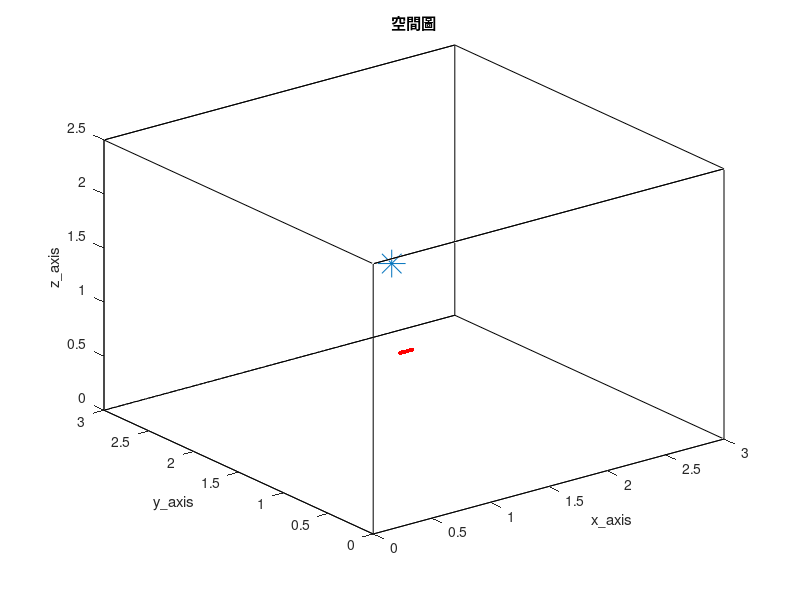

Reproduce this figure in MATLAB. (Note: this script raises an error after producing the figure.)
clc; clear;
close all;

% 加入資料夾 %
addpath('wpe_v1.33')

tic

%% RIR parameter %%
SorNum = 1;                                              % source number
%%%%%%%%%%%%%%%%%%%%%%%%%%%%%%%%%%%%%%%%%%%%%%%%%%%%%%%%%%%%%%%%%%%%%%%%%%%%%%%%%%%%%%%%%%%%%%%%%%
MicNum = 6;                                             % number of microphone
%%%%%%%%%%%%%%%%%%%%%%%%%%%%%%%%%%%%%%%%%%%%%%%%%%%%%%%%%%%%%%%%%%%%%%%%%%%%%%%%%%%%%%%%%%%%%%%%%%
c = 343;                                                 % Sound velocity (m/s)
fs = 16000;                                              % Sample frequency (samples/s)
Ts = 1/fs;                                               % Sample period (s)

% ULA %
MicStart = [1, 1, 1];
%%%%%%%%%%%%%%%%%%%%%%%%%%%%%%%%%%%%%%%%%%%%%%%%%%%%%%%%%%%%%%%%%%%%%%%%%%%%%%%%%%%%%%%%%%%%%%%%%%
spacing = 0.02;
%%%%%%%%%%%%%%%%%%%%%%%%%%%%%%%%%%%%%%%%%%%%%%%%%%%%%%%%%%%%%%%%%%%%%%%%%%%%%%%%%%%%%%%%%%%%%%%%%%
MicPos = zeros(MicNum, 3);
for i = 1:MicNum
    MicPos(i, :) = [MicStart(1, 1)+(i-1)*spacing, MicStart(1, 2), MicStart(1, 3)];
end

SorPos = [2, 2.4, 1];                                % source position (m)
room_dim = [3, 3, 2.5];                              % Room dimensions [x y z] (m)
%%%%%%%%%%%%%%%%%%%%%%%%%%%%%%%%%%%%%%%%%%%%%%%%%%%%%%%%%%%%%%%%%%%%%%%%%%%%%%%%%%%%%%%%%%%%%%%%%%
reverberation_time = 0.1;                               % Reverberation time (s)
points_rir = 1024;                                        % Number of rir points (需比 reverberation time 還長)
look_mic = 1;
%%%%%%%%%%%%%%%%%%%%%%%%%%%%%%%%%%%%%%%%%%%%%%%%%%%%%%%%%%%%%%%%%%%%%%%%%%%%%%%%%%%%%%%%%%%%%%%%%%
mtype = 'omnidirectional';                               % Type of microphone
order = -1;                                              % -1 equals maximum reflection order!
dim = 3;                                                 % Room dimension
orientation = 0;                                         % Microphone orientation (rad)
hp_filter = 1;                                           % Disable high-pass filter

% 畫空間圖 %
figure(1);
plot3( [0 room_dim(1, 1) room_dim(1, 1) 0 0 0 room_dim(1, 1) room_dim(1, 1) 0 0 room_dim(1, 1) room_dim(1, 1) 0 0 room_dim(1, 1) room_dim(1, 1)], ...
       [0 0 room_dim(1, 2) room_dim(1, 2) 0 0 0 room_dim(1, 2) room_dim(1, 2) room_dim(1, 2) room_dim(1, 2) room_dim(1, 2) room_dim(1, 2) 0 0 0], ...
       [0 0 0 0 0 room_dim(1, 3) room_dim(1, 3) room_dim(1, 3) room_dim(1, 3) 0 0 room_dim(1, 3) room_dim(1, 3) room_dim(1, 3) room_dim(1, 3) 0] , 'k')
hold on
plot3(MicPos(:, 1), MicPos(:, 2), MicPos(:, 3), 'r.', 'MarkerSize', 10)
hold on
plot3(SorPos(:, 1), SorPos(:, 2), SorPos(:, 3), '*', 'MarkerSize', 20)
hold off
xlabel('x\_axis')
ylabel('y\_axis')
zlabel('z\_axis')
title('空間圖')
shg

%% load ground-truth RIR (h) %%
% % 產生 RIR 和存.mat 檔 %
% h = rir_generator(c, fs, MicPos, SorPos, room_dim, reverberation_time, points_rir, mtype, order, dim, orientation, hp_filter);
% rir_filename_str = ['h\h_', string(reverberation_time), 'x', string(MicNum), 'x', string(points_rir), '.mat'];
% rir_filemane = join(rir_filename_str, '');
% save(rir_filemane, 'h')

% load RIR 的 .mat 檔 %
rir_filename_str = ['h\h_', string(reverberation_time), 'x', string(MicNum), 'x', string(points_rir), '.mat'];
rir_filemane = join(rir_filename_str, '');
load(rir_filemane)

h_yaxis_upperlimit = max(h(look_mic, :)) + 0.01;
h_yaxis_underlimit = min(h(look_mic, :)) - 0.01;
% 畫 ground-truth RIR time plot %
figure(2)
plot(h(look_mic, :), 'r');
xlim([1 points_rir])
ylim([h_yaxis_underlimit h_yaxis_upperlimit])
title('h')
xlabel('points')
ylabel('amplitude')
shg

%% window parameters %%
%%%%%%%%%%%%%%%%%%%%%%%%%%%%%%%%%%%%%%%%%%%%%%%%%%%%%%%%%%%%%%%%%%%%%%%%%%%%%%%%%%%%%%%%%%%%%%%%%%
NFFT = 256;
hopsize = 64;
%%%%%%%%%%%%%%%%%%%%%%%%%%%%%%%%%%%%%%%%%%%%%%%%%%%%%%%%%%%%%%%%%%%%%%%%%%%%%%%%%%%%%%%%%%%%%%%%%%

win = hamming(NFFT);
osfac = round(NFFT/hopsize);

frequency = NFFT/2 + 1;
L = length(hopsize:hopsize:points_rir+2*NFFT-2);

%% 讀音檔 (source) %%
Second = 23;
SorLen =  Second*fs;

% load source %
% [source_transpose, fs] = audioread('245.wav', [1, SorLen]);
% source = source_transpose.';

source = wgn(1, SorLen, 0);

%% RIR mix source 先在時域上 convolution 再做 stft (y_delay y_nodelay Y_delay) %%
% convolution source and RIR %
as = zeros(MicNum, points_rir+SorLen-1);
for i = 1 : MicNum
    as(i, :) = conv(h(i, :), source);
end

extra_delay_y = (ceil(NFFT/hopsize) - 1)*hopsize;    % put delay for equilization between time convolution and CTF 
y_delay = zeros(MicNum, SorLen);
y_delay(:, extra_delay_y+1:end) = as(:, 1:SorLen-extra_delay_y);
y_nodelay = as(:, 1:SorLen);

% y 轉頻域 %
y_delay_transpose = y_delay.';
[Y_delay, ~, ~] = stft(y_delay_transpose, fs, Window=win, OverlapLength=NFFT-hopsize, FFTLength=NFFT, FrequencyRange='onesided');
NumOfFrame = size(Y_delay, 2);

%% load y_wpe %%
% do wpe %
y_wpe = wpe(y_nodelay.', 'wpe_parameter.m');
y_wpe = y_wpe.';

% 存 wpe mat %
y_wpe_filename_str = ['y\y_wpe_', string(reverberation_time), '.mat'];
y_wpe_filename = join(y_wpe_filename_str, '');
save(y_wpe_filename, 'y_wpe')

% load y_wpe %
y_wpe_filename_str = ['y\y_wpe_', string(reverberation_time), '.mat'];
y_wpe_filename = join(y_wpe_filename_str, '');
load(y_wpe_filename);

%% DAS beamformer %%
% 算 mic 與 source 之距離 %
distance = zeros(MicNum, SorNum);
for i = 1 : MicNum
    distance(i, :) =  sqrt(sum((SorPos - MicPos(i, :)).^2));
end

% 算 a %
a = zeros(MicNum, SorNum, frequency);
freqs_vector = linspace(0, fs/2, frequency);
for n = 1:frequency
    omega = 2*pi*freqs_vector(n);
    a(:, :, n) = exp(-1j*omega/c*distance)./distance;
end

% 算 DAS weight %
w = a/MicNum;

% 算 Y_DAS %
y_wpe_transpose = y_wpe.';
[Y_wpe, ~, ~] = stft(y_wpe_transpose, fs, Window=win, OverlapLength=NFFT-hopsize, FFTLength=NFFT, FrequencyRange='onesided');

Y_DAS = zeros(frequency, NumOfFrame);
for FrameNo= 1:NumOfFrame
    for n = 1: frequency
         Y_DAS(n, FrameNo) = w(:, :, n)'*squeeze(Y_wpe(n, FrameNo, :));
    end  

end

%%  Wiener filter %%
start_ini_frame = L;
ini_frame = NumOfFrame;

% compute Rss %
forfac_ini_Rss = 0.999;
Rss = zeros(L, L, frequency);
for FrameNo= start_ini_frame:ini_frame
    S_choose = Y_DAS(:, FrameNo+1-L:FrameNo).';
    for n = 1: frequency
         Rss(:,:,n) = forfac_ini_Rss*Rss(:,:,n) + (1-forfac_ini_Rss)*flip(S_choose(:,n)) * flip(S_choose(:,n))';
    end  

end

% compute Rsy %
forfac_ini_Rsy = 0.999;
Rsy = zeros(L, MicNum, frequency);
for FrameNo= start_ini_frame:ini_frame
    S_choose = Y_DAS(:, FrameNo+1-L:FrameNo).';
    Y_choose = squeeze(Y_delay(:, FrameNo, :)).';
    for n = 1: frequency
         Rsy(:,:,n) = forfac_ini_Rsy*Rsy(:,:,n) + (1-forfac_ini_Rsy)*flip(S_choose(:,n)) * Y_choose(:,n)';
    end 

end

% Wiener solution %
A = zeros(MicNum, L, frequency);
dia_load_ini = 10^(-7);
for n = 1:frequency
    A(:,:,n) = Rsy(:,:,n)'/(Rss(:,:,n) + dia_load_ini.*eye(L));
end

% A 轉回時域 %
A_forplot = zeros(frequency, L, MicNum);
for i = 1 : MicNum
    A_forplot(:, :, i) = squeeze(A(i, :, :)).';
end

A_tdomain = reconstruct_RIR_normalwindow(points_rir, NFFT, hopsize, L, win, fs, frequency, MicNum, A_forplot);    % dimension = MicNum x (points_rir+(osfac-1)*hopsize)
A_tdomain = A_tdomain(:, hopsize*(osfac-1)+1:end);
ratio_A_tdomain = zeros(MicNum, 1);
for i = 1:MicNum
    ratio_A_tdomain(i, :) = max(abs(h(i, :)))/max(abs(A_tdomain(i, :)));
end

A_tdomain = A_tdomain.*ratio_A_tdomain;

%  算 NRMSPM %
h_NRMSPM = reshape(h.', [MicNum*points_rir 1]);
aa_NRMSPM = reshape(A_tdomain.', [MicNum*points_rir 1]);
NRMSPM_Wiener = 20*log10(norm(h_NRMSPM-h_NRMSPM.'*aa_NRMSPM/(aa_NRMSPM.'*aa_NRMSPM)*aa_NRMSPM)/norm(h_NRMSPM));

% estimated RIR and absolute error plot %
h_yaxis_upperlimit = max(h(look_mic, :)) + 0.01;
h_yaxis_underlimit = min(h(look_mic, :)) - 0.01;
ATF = fft(h, points_rir, 2);
ATF_estimated = fft(A_tdomain, points_rir, 2);

figure(3)
subplot(2, 1, 1);
plot(h(look_mic, :), 'r');
hold on
plot(A_tdomain(look_mic, :), 'b');
hold off
ylim([h_yaxis_underlimit h_yaxis_upperlimit])
xlim([1 points_rir])
legend('ground-truth RIR', 'estimated RIR')
xlabel('time samples')
ylabel('RIR')

subplot(2, 1, 2);
plot(linspace(0, fs/2, points_rir/2+1), abs(ATF(look_mic, 1:points_rir/2+1) - ATF_estimated(look_mic, 1:points_rir/2+1)));
ylim([0 2])
xlabel('frequency (Hz)')
ylabel('absolute error')
shg

% save A and fig %
algorithm = 'Wiener';
A_filename_str = ['A\A_', string(reverberation_time), 'x', algorithm, '.mat'];
A_filename = join(A_filename_str, '');
save(A_filename, 'A')

fig_filename_str = ['fig\fig_', string(reverberation_time), 'x', algorithm, '.fig'];
fig_filename = join(fig_filename_str, '');
savefig(fig_filename)

% MINT %
g_len = floor(points_rir/100)/4*300;
weight_len = floor(g_len/4);
dia_load_MINT = 10^(-7);
source_MINT_Wiener = MINT(A_tdomain, y_nodelay, g_len, weight_len, dia_load_MINT);

%% RLS %%
start_ini_frame = L;
ini_frame = NumOfFrame;

% vector error RLS %
A = zeros(MicNum, L, frequency);
error = zeros(MicNum, (ini_frame-start_ini_frame+1), frequency);
lambda = 0.99;
for n = 1: frequency
    weight = zeros(L, MicNum);
    P = (1e-2)^-1*eye(L);
    for FrameNo = start_ini_frame:ini_frame
        Y_DAS_choose = flip(Y_DAS(n, FrameNo-L+1:FrameNo).');
        Y_delay_choose = squeeze(Y_delay(n, FrameNo, :));
        error(:, FrameNo-start_ini_frame+1, n) = Y_delay_choose' - Y_DAS_choose'*weight;
        k_RLS = lambda^-1*P*Y_DAS_choose/(1 + lambda^-1*Y_DAS_choose'*P*Y_DAS_choose);
        weight = weight + k_RLS*error(:, FrameNo-start_ini_frame+1, n).';
        P = lambda^-1*P - lambda^-1*k_RLS*Y_DAS_choose'*P;
    end

    A(:, :, n) = weight';
end

% A 轉回時域 %
A_forplot = zeros(frequency, L, MicNum);
for i = 1 : MicNum
    A_forplot(:, :, i) = squeeze(A(i, :, :)).';
end

A_tdomain = reconstruct_RIR_normalwindow(points_rir, NFFT, hopsize, L, win, fs, frequency, MicNum, A_forplot);    % dimension = MicNum x (points_rir+(osfac-1)*hopsize)
A_tdomain = A_tdomain(:, hopsize*(osfac-1)+1:end);
ratio_A_tdomain = zeros(MicNum, 1);
for i = 1:MicNum
    ratio_A_tdomain(i, :) = max(abs(h(i, :)))/max(abs(A_tdomain(i, :)));
end

A_tdomain = A_tdomain.*ratio_A_tdomain;

%  算 NRMSPM %
h_NRMSPM = reshape(h.', [MicNum*points_rir 1]);
aa_NRMSPM = reshape(A_tdomain.', [MicNum*points_rir 1]);
NRMSPM_RLS = 20*log10(norm(h_NRMSPM-h_NRMSPM.'*aa_NRMSPM/(aa_NRMSPM.'*aa_NRMSPM)*aa_NRMSPM)/norm(h_NRMSPM));

% estimated RIR and absolute error plot %
h_yaxis_upperlimit = max(h(look_mic, :)) + 0.01;
h_yaxis_underlimit = min(h(look_mic, :)) - 0.01;
ATF = fft(h, points_rir, 2);
ATF_estimated = fft(A_tdomain, points_rir, 2);

figure(4)
subplot(2, 1, 1);
plot(h(look_mic, :), 'r');
hold on
plot(A_tdomain(look_mic, :), 'b');
hold off
ylim([h_yaxis_underlimit h_yaxis_upperlimit])
xlim([1 points_rir])
legend('ground-truth RIR', 'estimated RIR')
xlabel('time samples')
ylabel('RIR')

subplot(2, 1, 2);
plot(linspace(0, fs/2, points_rir/2+1), abs(ATF(look_mic, 1:points_rir/2+1) - ATF_estimated(look_mic, 1:points_rir/2+1)));
ylim([0 2])
xlabel('frequency (Hz)')
ylabel('absolute error')
shg

% save A %
algorithm = 'RLS';
A_filename_str = ['A\A_', string(reverberation_time), 'x', algorithm, '.mat'];
A_filename = join(A_filename_str, '');
save(A_filename, 'A')

fig_filename_str = ['fig\fig_', string(reverberation_time), 'x', algorithm, '.fig'];
fig_filename = join(fig_filename_str, '');
savefig(fig_filename)

% MINT %
g_len = floor(points_rir/100)/4*300;
weight_len = floor(g_len/4);
dia_load_MINT = 10^(-7);
source_MINT_RLS = MINT(A_tdomain, y_nodelay, g_len, weight_len, dia_load_MINT);

%% Kalman filter %%
start_ini_frame = L;
ini_frame = NumOfFrame;

% Kalman filter %
A = zeros(MicNum, L, frequency);
parfor i = 1:MicNum
    for n =1:frequency
        weight = zeros(L, 1);
        P = 0.5*eye(L);    % error covariance matrix %
        K = zeros(L, 1);    % Kalman gain %
        R = 10^(-3);    % measurement noise covariance matrix %
        for FrameNo = start_ini_frame:ini_frame
            % no time update only have measurement update %
            K = P*flip(Y_DAS(n, FrameNo-L+1:FrameNo).')*inv(conj(flip(Y_DAS(n, FrameNo-L+1:FrameNo)))*P*flip(Y_DAS(n, FrameNo-L+1:FrameNo).') + R);
            weight = weight + K*(conj(Y_delay(n, FrameNo, i)) - conj(flip(Y_DAS(n, FrameNo-L+1:FrameNo)))*weight);
            P = P - K*conj(flip(Y_DAS(n, FrameNo-L+1:FrameNo)))*P;
        end
    
        A(i, :, n) = weight';
    end

end

% A 轉回時域 %
A_forplot = zeros(frequency, L, MicNum);
for i = 1 : MicNum
    A_forplot(:, :, i) = squeeze(A(i, :, :)).';
end

A_tdomain = reconstruct_RIR_normalwindow(points_rir, NFFT, hopsize, L, win, fs, frequency, MicNum, A_forplot);    % dimension = MicNum x (points_rir+(osfac-1)*hopsize)
A_tdomain = A_tdomain(:, hopsize*(osfac-1)+1:end);
ratio_A_tdomain = zeros(MicNum, 1);
for i = 1:MicNum
    ratio_A_tdomain(i, :) = max(abs(h(i, :)))/max(abs(A_tdomain(i, :)));
end

A_tdomain = A_tdomain.*ratio_A_tdomain;

%  算 NRMSPM %
h_NRMSPM = reshape(h.', [MicNum*points_rir 1]);
aa_NRMSPM = reshape(A_tdomain.', [MicNum*points_rir 1]);
NRMSPM_Kalman = 20*log10(norm(h_NRMSPM-h_NRMSPM.'*aa_NRMSPM/(aa_NRMSPM.'*aa_NRMSPM)*aa_NRMSPM)/norm(h_NRMSPM));

% estimated RIR and absolute error plot %
h_yaxis_upperlimit = max(h(look_mic, :)) + 0.01;
h_yaxis_underlimit = min(h(look_mic, :)) - 0.01;
ATF = fft(h, points_rir, 2);
ATF_estimated = fft(A_tdomain, points_rir, 2);

figure(5)
subplot(2, 1, 1);
plot(h(look_mic, :), 'r');
hold on
plot(A_tdomain(look_mic, :), 'b');
hold off
ylim([h_yaxis_underlimit h_yaxis_upperlimit])
xlim([1 points_rir])
legend('ground-truth RIR', 'estimated RIR')
xlabel('time samples')
ylabel('RIR')

subplot(2, 1, 2);
plot(linspace(0, fs/2, points_rir/2+1), abs(ATF(look_mic, 1:points_rir/2+1) - ATF_estimated(look_mic, 1:points_rir/2+1)));
ylim([0 2])
xlabel('frequency (Hz)')
ylabel('absolute error')
shg

% save A %
algorithm = 'Kalman';
A_filename_str = ['A\A_', string(reverberation_time), 'x', algorithm, '.mat'];
A_filename = join(A_filename_str, '');
save(A_filename, 'A')

fig_filename_str = ['fig\fig_', string(reverberation_time), 'x', algorithm, '.fig'];
fig_filename = join(fig_filename_str, '');
savefig(fig_filename)

% MINT %
g_len = floor(points_rir/100)/4*300;
weight_len = floor(g_len/4);
dia_load_MINT = 10^(-7);
source_MINT_Kalman = MINT(A_tdomain, y_nodelay, g_len, weight_len, dia_load_MINT);

%% save .wav 檔 %%
point_start_save = 18*fs;
source_max  = max(abs(source(1, point_start_save:end)));
source_MINT_Wiener_max  = max(abs(source_MINT_Wiener(1, point_start_save:end)));
source_MINT_RLS_max  = max(abs(source_MINT_RLS(1, point_start_save:end)));
source_MINT_Kalman_max  = max(abs(source_MINT_Kalman(1, point_start_save:end)));

audiowrite('wav\source.wav', source(1, point_start_save:end)/source_max, fs)

ratio_y_nodelay = 0.8 / max(abs(y_nodelay(look_mic, point_start_save:end))) ;
y_filemane_str = ['wav\y_nodelay_partial_', string(reverberation_time), '.wav'];
y_filemane = join(y_filemane_str, '');
audiowrite(y_filemane, y_nodelay(look_mic, point_start_save:end)*ratio_y_nodelay, fs)

ratio_y_wpe = 0.8 / max(abs(y_wpe(look_mic, point_start_save:end))) ;
y_filemane_str = ['wav\y_wpe_partial_', string(reverberation_time), '.wav'];
y_filemane = join(y_filemane_str, '');
audiowrite(y_filemane, y_wpe(look_mic, point_start_save:end)*ratio_y_wpe, fs)

source_MINT_filemane_str = ['wav\source_predict_partial_Wiener_MINT_', string(reverberation_time), '.wav'];
source_MINT_filemane = join(source_MINT_filemane_str, '');
audiowrite(source_MINT_filemane, source_MINT_Wiener(1, point_start_save:end)/source_MINT_Wiener_max, fs)

source_MINT_filemane_str = ['wav\source_predict_partial_RLS_MINT_', string(reverberation_time), '.wav'];
source_MINT_filemane = join(source_MINT_filemane_str, '');
audiowrite(source_MINT_filemane, source_MINT_RLS(1, point_start_save:end)/source_MINT_RLS_max, fs)

source_MINT_filemane_str = ['wav\source_predict_partial_Kalman_MINT_', string(reverberation_time), '.wav'];
source_MINT_filemane = join(source_MINT_filemane_str, '');
audiowrite(source_MINT_filemane, source_MINT_Kalman(1, point_start_save:end)/source_MINT_Kalman_max, fs)

fprintf('done\n')

toc
